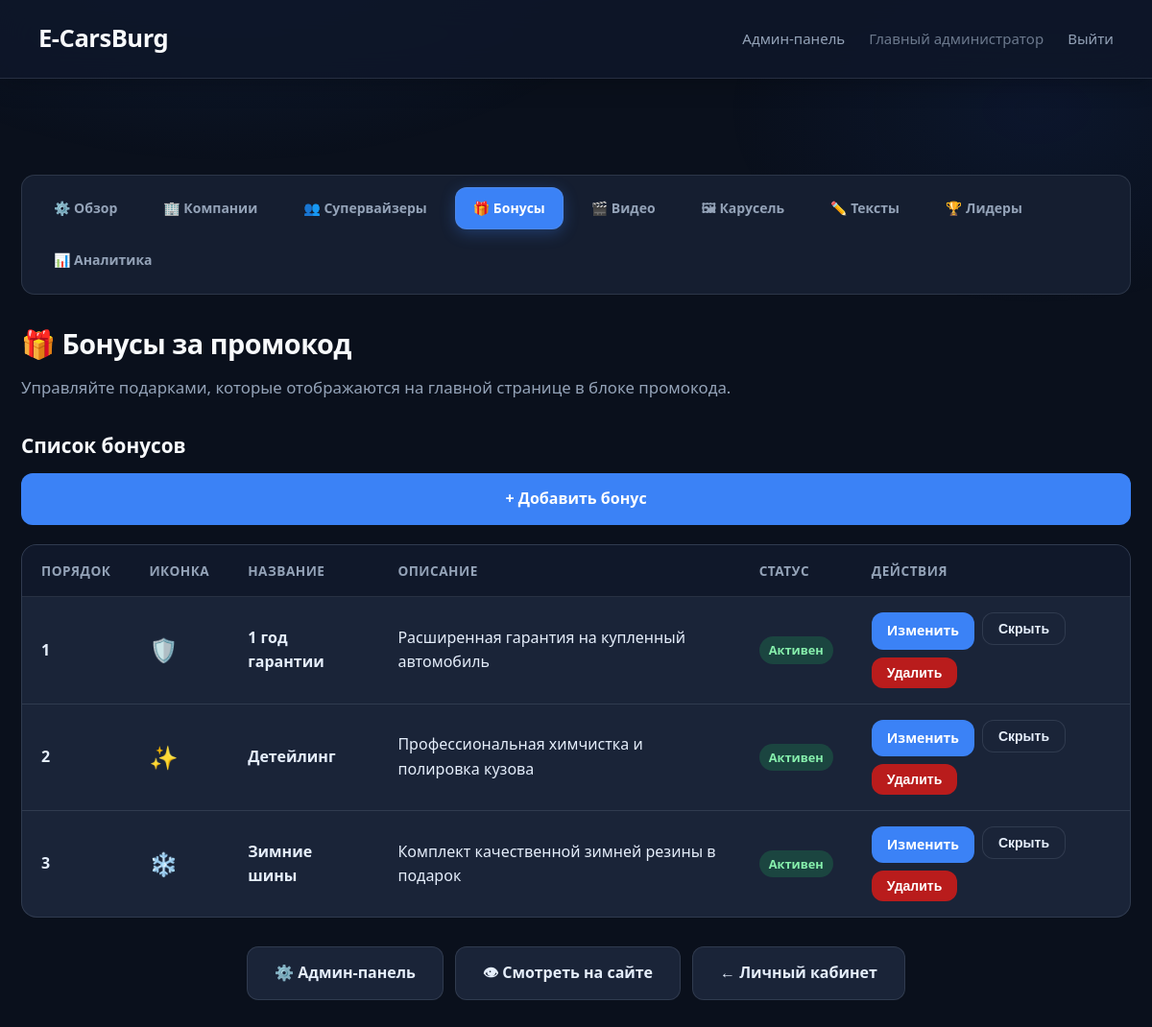
Page /admin/bonuses (signed in) on the earlier database version.
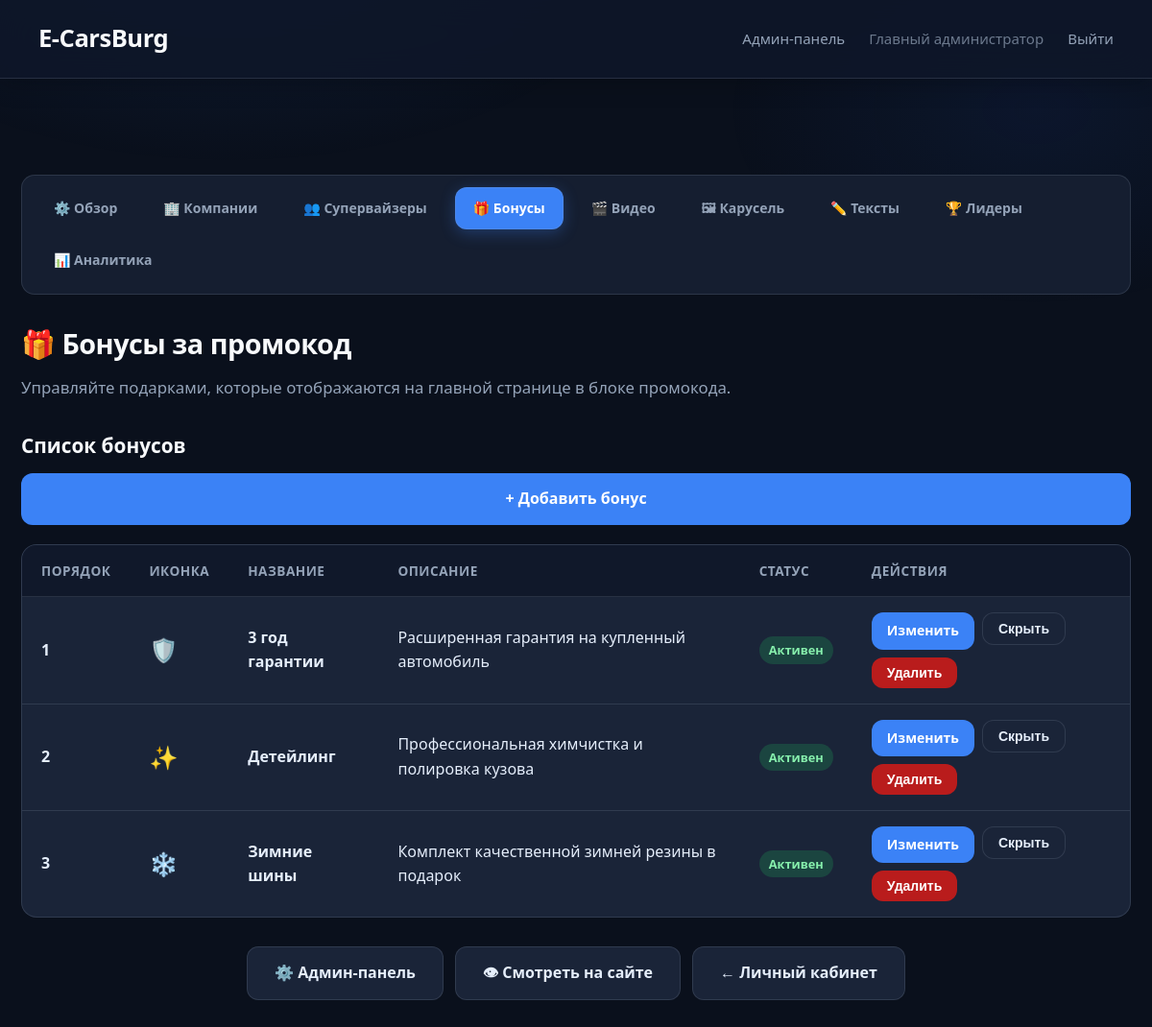
Same page on the later database version.
### models.py (models this page shows)
class Bonus(Base):
    __tablename__ = 'bonuses'
    id: Mapped[int] = mapped_column(primary_key=True, index=True)
    icon: Mapped[str] = mapped_column(String(20), nullable=False, default='🎁')
    title: Mapped[str] = mapped_column(String(100), nullable=False)
    description: Mapped[str] = mapped_column(Text, nullable=True)
    sort_order: Mapped[int] = mapped_column(Integer, default=0, nullable=False)
    is_active: Mapped[bool] = mapped_column(Boolean, default=True, nullable=False)
    created_at: Mapped[datetime] = mapped_column(DateTime, default=datetime.utcnow)

### app.py (the view)
@app.route('/admin/bonuses')
@admin_required
def admin_bonuses():
    db = SessionLocal()
    try:
        ensure_default_bonuses(db)
        bonuses = db.query(Bonus).order_by(Bonus.sort_order.asc(), Bonus.id.asc()).all()
        return render_template('admin_bonuses.html', bonuses=bonuses)
    finally:
        db.close()

### app.py (called while the page is built)
@login_manager.user_loader
def load_user(user_id):
    db = SessionLocal()
    try:
        return db.get(Company, int(user_id))
    finally:
        db.close()

def admin_required(f):
    from functools import wraps
    @wraps(f)
    @login_required
    def decorated_function(*args, **kwargs):
        if not current_user.is_main_admin:
            flash('Доступ запрещён. Только для главного администратора.', 'error')
            return redirect(url_for('post_login_redirect'))
        return f(*args, **kwargs)
    return decorated_function

def ensure_default_bonuses(db):
    if db.query(Bonus).count() == 0:
        for item in DEFAULT_BONUSES:
            db.add(Bonus(**item, is_active=True))
        db.commit()

### models.py (called while the page is built)
    @property
    def is_authenticated(self):
        return True

    def get_role(self) -> str:
        if self.role:
            return self.role
        return ROLE_ADMIN if self.is_admin else ROLE_PARTNER

    @property
    def is_main_admin(self) -> bool:
        return self.get_role() == ROLE_ADMIN

### templates/admin_bonuses.html (shortened to what this page needs)
{% extends "admin_base.html" %}
{% set active_nav = "bonuses" %}
{% block content %}
        <h1>🎁 Бонусы за промокод</h1>
        <p>Управляйте подарками, которые отображаются на главной странице в блоке промокода.</p>
        <div class="section-header">
            <h2>Список бонусов</h2>
            <a href="{{ url_for('admin_add_bonus') }}" class="btn btn-primary">+ Добавить бонус</a>
        </div>
        <table class="leaderboard-table">
            <thead>
                <tr>
                    <th>Порядок</th>
                    <th>Иконка</th>
                    <th>Название</th>
                    <th>Описание</th>
                    <th>Статус</th>
                    <th>Действия</th>
                </tr>
            </thead>
            <tbody>
                {% if bonuses %}
                    {% for bonus in bonuses %}
                    <tr class="{% if not bonus.is_active %}row-inactive{% endif %}">
                        <td><strong>{{ bonus.sort_order }}</strong></td>
                        <td style="font-size: 1.5em;">{{ bonus.icon }}</td>
                        <td><strong>{{ bonus.title }}</strong></td>
                        <td>{{ bonus.description or '—' }}</td>
                        <td>
                            {% if bonus.is_active %}
                                <span class="badge badge-success">Активен</span>
                            {% else %}
                                <span class="badge badge-muted">Скрыт</span>
                            {% endif %}
                        </td>
                        <td>
                            <div style="display: flex; gap: 8px; flex-wrap: wrap;">
                                <a href="{{ url_for('admin_edit_bonus', bonus_id=bonus.id) }}" class="btn btn-primary btn-small" style="text-decoration: none;">Изменить</a>
                                <form method="POST" action="{{ url_for('admin_toggle_bonus', bonus_id=bonus.id) }}" style="display: inline;">
                                    <button type="submit" class="btn btn-small">
                                        {% if bonus.is_active %}Скрыть{% else %}Показать{% endif %}
                                    </button>
                                </form>
                                <form method="POST" action="{{ url_for('admin_delete_bonus', bonus_id=bonus.id) }}" style="display: inline;" onsubmit="return confirm('Удалить бонус «{{ bonus.title }}»?')">
                                    <button type="submit" class="btn btn-danger btn-small">Удалить</button>
                                </form>
                            </div>
                        </td>
                    </tr>
                    {% endfor %}
                {% else %}
                    <tr>
                        <td colspan="6" class="no-data">Бонусов пока нет. Нажмите «Добавить бонус».</td>
                    </tr>
                {% endif %}
            </tbody>
        </table>
{% endblock %}
{% block footer_actions %}
        <div class="actions" style="margin-top: 30px;">
            <a href="{{ url_for('admin_dashboard') }}" class="btn">⚙️ Админ-панель</a>
            <a href="{{ url_for('index') }}" class="btn" target="_blank">👁 Смотреть на сайте</a>
            <a href="{{ url_for('dashboard') }}" class="btn">← Личный кабинет</a>
        </div>
{% endblock %}

Differences in the rows shown:
changed Bonus "Расширенная гарантия на купленный автомобиль": title "1 год гарантии" → "3 год гарантии"
